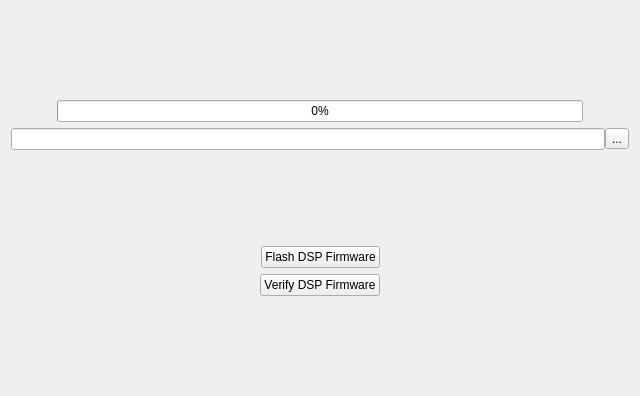
<?xml version="1.0" encoding="UTF-8"?>
<ui version="4.0">
 <class>Dialog</class>
 <widget class="QDialog" name="Dialog">
  <property name="geometry">
   <rect>
    <x>0</x>
    <y>0</y>
    <width>640</width>
    <height>396</height>
   </rect>
  </property>
  <property name="windowTitle">
   <string>freeDSP Firmware Programmer</string>
  </property>
  <layout class="QVBoxLayout" name="verticalLayout">
   <item>
    <layout class="QVBoxLayout" name="verticalLayout_4">
     <item>
      <spacer name="verticalSpacer">
       <property name="orientation">
        <enum>Qt::Vertical</enum>
       </property>
       <property name="sizeHint" stdset="0">
        <size>
         <width>20</width>
         <height>40</height>
        </size>
       </property>
      </spacer>
     </item>
     <item>
      <layout class="QHBoxLayout" name="horizontalLayout_3">
       <item>
        <widget class="QPushButton" name="pushButtonHexFile">
         <property name="sizePolicy">
          <sizepolicy hsizetype="Fixed" vsizetype="Fixed">
           <horstretch>0</horstretch>
           <verstretch>0</verstretch>
          </sizepolicy>
         </property>
         <property name="text">
          <string notr="true"/>
         </property>
         <property name="icon">
          <iconset resource="dspfwprogrammer.qrc">
           <normaloff>:/binary_png</normaloff>:/binary_png</iconset>
         </property>
         <property name="iconSize">
          <size>
           <width>128</width>
           <height>128</height>
          </size>
         </property>
         <property name="flat">
          <bool>true</bool>
         </property>
        </widget>
       </item>
       <item>
        <widget class="QProgressBar" name="progressBarUpload">
         <property name="value">
          <number>0</number>
         </property>
        </widget>
       </item>
       <item>
        <widget class="QPushButton" name="pushButtonDSP">
         <property name="text">
          <string/>
         </property>
         <property name="icon">
          <iconset resource="dspfwprogrammer.qrc">
           <normaloff>:/ksim_cpu.png</normaloff>:/ksim_cpu.png</iconset>
         </property>
         <property name="iconSize">
          <size>
           <width>128</width>
           <height>128</height>
          </size>
         </property>
         <property name="flat">
          <bool>true</bool>
         </property>
        </widget>
       </item>
      </layout>
     </item>
     <item>
      <layout class="QHBoxLayout" name="horizontalLayout">
       <property name="spacing">
        <number>0</number>
       </property>
       <item>
        <widget class="QLineEdit" name="lineEditHexFile">
         <property name="sizePolicy">
          <sizepolicy hsizetype="Expanding" vsizetype="Preferred">
           <horstretch>0</horstretch>
           <verstretch>0</verstretch>
          </sizepolicy>
         </property>
        </widget>
       </item>
       <item>
        <widget class="QToolButton" name="toolButtonSelectHexFile">
         <property name="text">
          <string notr="true">...</string>
         </property>
         <property name="icon">
          <iconset resource="dspfwprogrammer.qrc">
           <normaloff>:/folder_open_png</normaloff>:/folder_open_png</iconset>
         </property>
         <property name="iconSize">
          <size>
           <width>16</width>
           <height>16</height>
          </size>
         </property>
        </widget>
       </item>
      </layout>
     </item>
     <item>
      <spacer name="verticalSpacer_3">
       <property name="orientation">
        <enum>Qt::Vertical</enum>
       </property>
       <property name="sizeHint" stdset="0">
        <size>
         <width>20</width>
         <height>40</height>
        </size>
       </property>
      </spacer>
     </item>
     <item>
      <layout class="QHBoxLayout" name="horizontalLayout_2">
       <item>
        <spacer name="horizontalSpacer">
         <property name="orientation">
          <enum>Qt::Horizontal</enum>
         </property>
         <property name="sizeHint" stdset="0">
          <size>
           <width>40</width>
           <height>20</height>
          </size>
         </property>
        </spacer>
       </item>
       <item>
        <widget class="QPushButton" name="pushButtonFlash">
         <property name="enabled">
          <bool>true</bool>
         </property>
         <property name="sizePolicy">
          <sizepolicy hsizetype="Preferred" vsizetype="Fixed">
           <horstretch>0</horstretch>
           <verstretch>0</verstretch>
          </sizepolicy>
         </property>
         <property name="text">
          <string>Flash DSP Firmware</string>
         </property>
        </widget>
       </item>
       <item>
        <spacer name="horizontalSpacer_2">
         <property name="orientation">
          <enum>Qt::Horizontal</enum>
         </property>
         <property name="sizeHint" stdset="0">
          <size>
           <width>40</width>
           <height>20</height>
          </size>
         </property>
        </spacer>
       </item>
      </layout>
     </item>
     <item>
      <layout class="QHBoxLayout" name="horizontalLayout_4">
       <item>
        <spacer name="horizontalSpacer_3">
         <property name="orientation">
          <enum>Qt::Horizontal</enum>
         </property>
         <property name="sizeHint" stdset="0">
          <size>
           <width>40</width>
           <height>20</height>
          </size>
         </property>
        </spacer>
       </item>
       <item>
        <widget class="QPushButton" name="pushButtonVerify">
         <property name="text">
          <string>Verify DSP Firmware</string>
         </property>
        </widget>
       </item>
       <item>
        <spacer name="horizontalSpacer_4">
         <property name="orientation">
          <enum>Qt::Horizontal</enum>
         </property>
         <property name="sizeHint" stdset="0">
          <size>
           <width>40</width>
           <height>20</height>
          </size>
         </property>
        </spacer>
       </item>
      </layout>
     </item>
     <item>
      <spacer name="verticalSpacer_2">
       <property name="orientation">
        <enum>Qt::Vertical</enum>
       </property>
       <property name="sizeHint" stdset="0">
        <size>
         <width>20</width>
         <height>40</height>
        </size>
       </property>
      </spacer>
     </item>
    </layout>
   </item>
  </layout>
 </widget>
 <layoutdefault spacing="6" margin="11"/>
 <resources>
  <include location="dspfwprogrammer.qrc"/>
 </resources>
 <connections/>
</ui>
